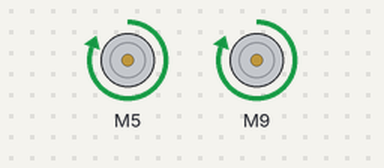
Recording of a sketch running on a simulated Arduino Uno, built with avr-gcc and run on an emulated ATmega328P. Parts: 2 × DC motor (green arrow = forward, orange = backward, longer = faster).

Above: at 0.1 s.
Timing chart, 0 to 1.6 s (numbered marks = the images above):
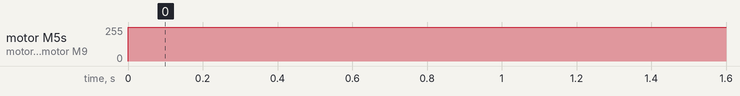

Measured:
- by itself, motor M5, motor M9: stopped → forward 255/255 at 0.00 s

The sketch:

DRV8833_Test_PWM_2.ino
```cpp
/*
 * DRV8833_Test_PWM_2
 * PWM (Pulse Width Modulation) test for the DRV8833 library.
 * The DRV8833 is a dual motor driver carrier made by Pololu.
 * You can find it here: https://www.pololu.com/product/2130
 *
 * Attach the positive wire of a motor to the Aout1 and the negative
 * wire to the Aout2 pins on the DRV8833.
 * Attach the positive wire of a motor to the Bout1 and the negative
 * wire to the Bout2 pins on the DRV8833.
 * Attach the Arduino's ground to the one of the GND pins on the DRV8833.
 * Attach a 9V battery's positive connection to the Vin pin
 * on the DRV8833, and the negative connection to one of the GND pins.
 * Attach the center pin of a potentiometer to analog 0, one side
 * pin to ground, and one side pin to +5V.
 *
 * Created March 31, 2015, by Aleksandr J. Spackman.
 */

#include <DRV8833.h>

// Create an instance of the DRV8833:
DRV8833 driver = DRV8833();

// Pin numbers. Replace with your own!
// For this example sketch, these pin numbers MUST be PWM.
// Attach the Arduino's pin numbers below to the
// Ain1, Ain2, Bin1, and Bin2 DRV8833 pins.
const int inputA1 = 5, inputA2 = 6, inputB1 = 9, inputB2 = 10;

// The speed of the motors:
int motorSpeed = 0;


void setup() {
  // put your setup code here, to run once:

  // Attach the motors to the input pins:
  driver.attachMotorA(inputA1, inputA2);
  driver.attachMotorB(inputB1, inputB2);

}

void loop() {
  // put your main code here, to run repeatedly:
  motorSpeed = 1000;

  // Put the motors in forward using the speed:
  driver.motorAForward(motorSpeed);
  driver.motorBForward(motorSpeed);

}
```
